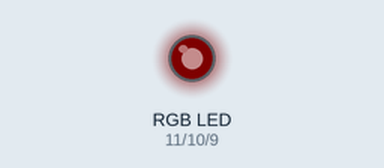
The sketch below on a simulated Arduino Uno, built with avr-gcc and run on an emulated ATmega328P. Parts: an RGB LED mixed from three pins (HIGH = lit). Dim RGB values are drawn brighter than linear.

Above: at 0.05 s.
At 1.95 s:
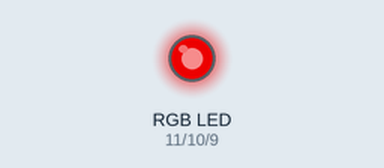
At 3.85 s:
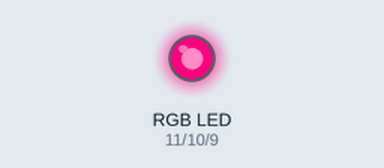
At 7.65 s:
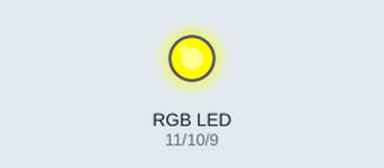
At 11.45 s:
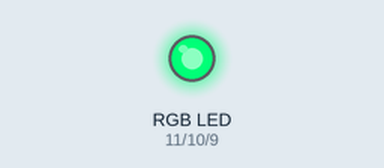
At 15.35 s:
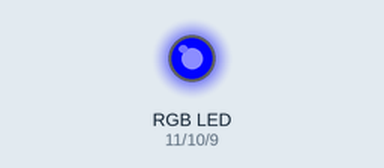
Timing chart, 0 to 20.0 s (numbered marks = the images above):
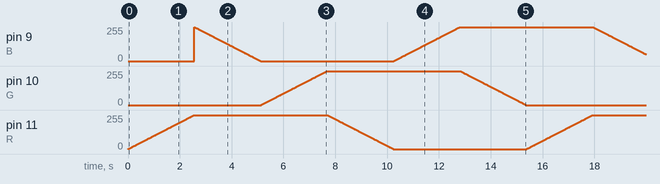

The sketch:

rgbtest.ino
```cpp
const int B = 9;
const int G = 10;
const int R = 11;

void setup() {
  // put your setup code here, to run once:
  pinMode(R, OUTPUT);
  pinMode(G, OUTPUT);
  pinMode(B, OUTPUT);

}

void loop() {
  // put your main code here, to run repeatedly:

  for(int lvl = 0; lvl <= 255; lvl++) {
    analogWrite(R, lvl);
    delay(10);
  }
  for(int lvl = 255; lvl>= 0; lvl--) {
    analogWrite(B, lvl);
    delay(10);
  }
  for(int lvl = 0; lvl <= 255; lvl++) {
    analogWrite(G, lvl);
    delay(10);
  }
  for(int lvl = 255; lvl>= 0; lvl--) {
    analogWrite(R, lvl);
    delay(10);
  }
  for(int lvl = 0; lvl <= 255; lvl++) {
    analogWrite(B, lvl);
    delay(10);
  }
  for(int lvl = 255; lvl>= 0; lvl--) {
    analogWrite(G, lvl);
    delay(10);
  }


}
```
